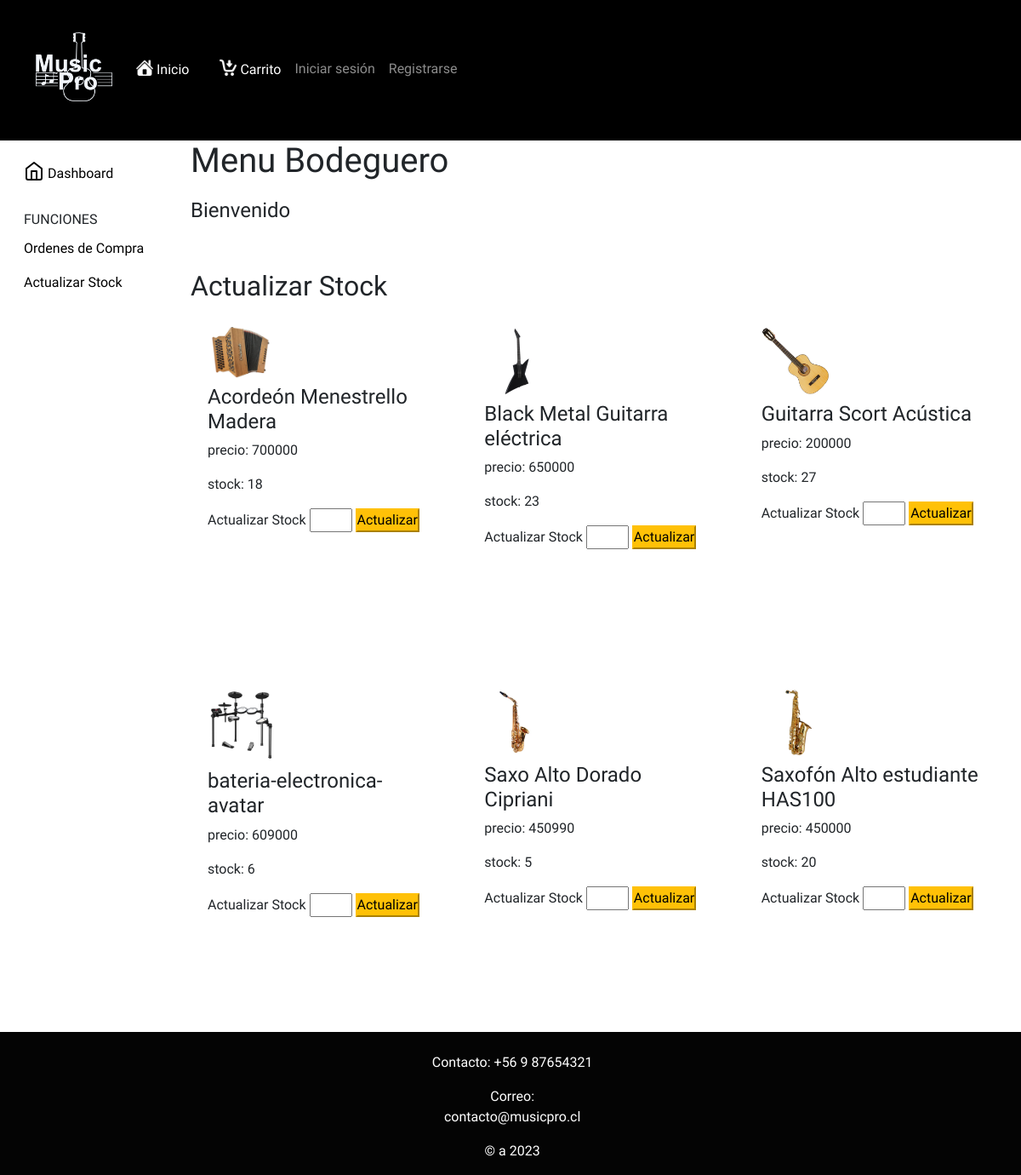
The page /bodegueroStock on the database its author committed.
### core/models.py (models this page shows, shortened)
class Producto(models.Model):
    nombre = models.CharField(max_length=40)
    precio = models.IntegerField(default=0)
    stock = models.IntegerField(default=0)
    imagen =models.ImageField(upload_to='')
    descripcion = models.CharField(max_length=500, default='')
    idTipoProducto = models.ForeignKey(TipoProducto, on_delete=models.SET_NULL, null=True)

### core/views.py (the view)
# urls.py: path('bodegueroStock', bodegueroStock, name="bodegueroStock"),
def bodegueroStock(request):
    contexto = {
        'productos' : Producto.objects.all()
    }
    return render(request,'core/bodegueroStock.html', contexto)

### core/context_processor.py (called while the page is built)
def total_carrito(request):
    total = 0
    if 'carrito' in request.session:
        for key, value in request.session["carrito"].items():
            total += int(value["acumulado"])
    return {"total_carrito":total}

### core/templates/core/BodegueroStock.html (shortened to what this page needs)
{% extends "core/layout.html" %}
{% load static %}
{% block head %}
<link rel="stylesheet" href="{% static 'core/css/bodegueroStock.css' %}">
{% endblock %}
{% block content %}
<div class="container-fluid">
    <div class="row">
        <nav id="sidebarMenu" class="col-md-3 col-lg-2 d-md-block bg-body-tertiary sidebar collapse">
            <div class="position-sticky pt-3 sidebar-sticky">
                <ul class="nav flex-column">
                    <li class="nav-item">
                        <a class="nav-link active" aria-current="page" href="#" id="btnInicio" style="color: black;">
                            Dashboard
                        </a>
                    </li>
                    <h6
                        class="sidebar-heading d-flex justify-content-between align-items-center px-3 mt-4 mb-1 text-body-secondary text-uppercase">
                        <span>Funciones</span>
                    </h6>
                    <li class="nav-item">
                        <a class="nav-link" href="{% url 'bodeguero' %}" id="btnPagos" style="color: black;"> Ordenes de Compra</a>
                    </li>
                    <li class="nav-item">
                        <a class="nav-link" href="{% url 'bodegueroStock' %}" id="ActualizarStock" style="color: black;"> Actualizar Stock</a>
                    </li>
                </ul>
            </div>
        </nav>
        <main class="col-md-9 ms-sm-auto col-lg-10 px-md-4">
            <H1>Menu Bodeguero</H1>
            <div id="inicio" style="display: block; margin-top: 2%;">
                <h4>Bienvenido {{request.session.nombre}}</h4>
            </div>
            <br><br>
            <div id="tblEnvios" style="display: block;">
                <h2>Actualizar Stock</h2>
                <div class="row row-cols-3">
                    {% for i in productos %}
                    <div class="col-sm-4 mb-4">
                        <form action="/ActualizarStock/" method="post">
                            <div class="producto">
                            <img id="imgPro" src="/media/{{i.imagen}}" class="figure-img img-fluid">
                            <h4>{{i.nombre}}</h4>
                            <p>precio: {{i.precio}}</p>
                            <p>stock: {{i.stock}}</p>
                            <Label for="NewStock">Actualizar Stock</Label>
                            <input type="number" id="NewStock" name="NewStock"  size="4" class="" required>
                            <button type="submit" class="btn-warning"> Actualizar</button>
                            </div>
                        </form>
                    </div>
                    {% endfor %}
                </div>
            </div>
        </main>
    </div>
</div>
{% endblock %}

### core/static/core/css/stylelayout.css (style rules this page uses)
body { background-image: url("https://i.pinimg.com/564x/20/8b/9b/208b9ba35cebefbba9f945fb69f021ce.jpg"); background-repeat: no-repeat; background-position: center center; background-size: cover; background-attachment: fixed; }
.nav-link { display: flex; justify-content: center; align-items: center; }
* { padding: 0; margin: 0; font-family: 'Chakra Petch', sans-serif; }
#logo_header>a,img { width: 80px }
body { background-color: #ffffff; background-color: #ffffff; }

### core/static/core/css/bodegueroStock.css (style rules this page uses)
.producto { width: 100%; height: 400px; padding: 20px; background-color: white; border-radius: 5px; }
#NewStock { width: 50px; }

### rows shown on the page
Producto: imagen (picture), nombre "Acordeón Menestrello Madera", precio "700000", stock "18"
Producto: imagen (picture), nombre "Black Metal Guitarra eléctrica", precio "650000", stock "23"
Producto: imagen (picture), nombre "Guitarra Scort Acústica", precio "200000", stock "27"
Producto: imagen (picture), nombre "bateria-electronica-avatar", precio "609000", stock "6"
Producto: imagen (picture), nombre "Saxo Alto Dorado Cipriani", precio "450990", stock "5"
Producto: imagen (picture), nombre "Saxofón Alto estudiante HAS100", precio "450000", stock "20"
